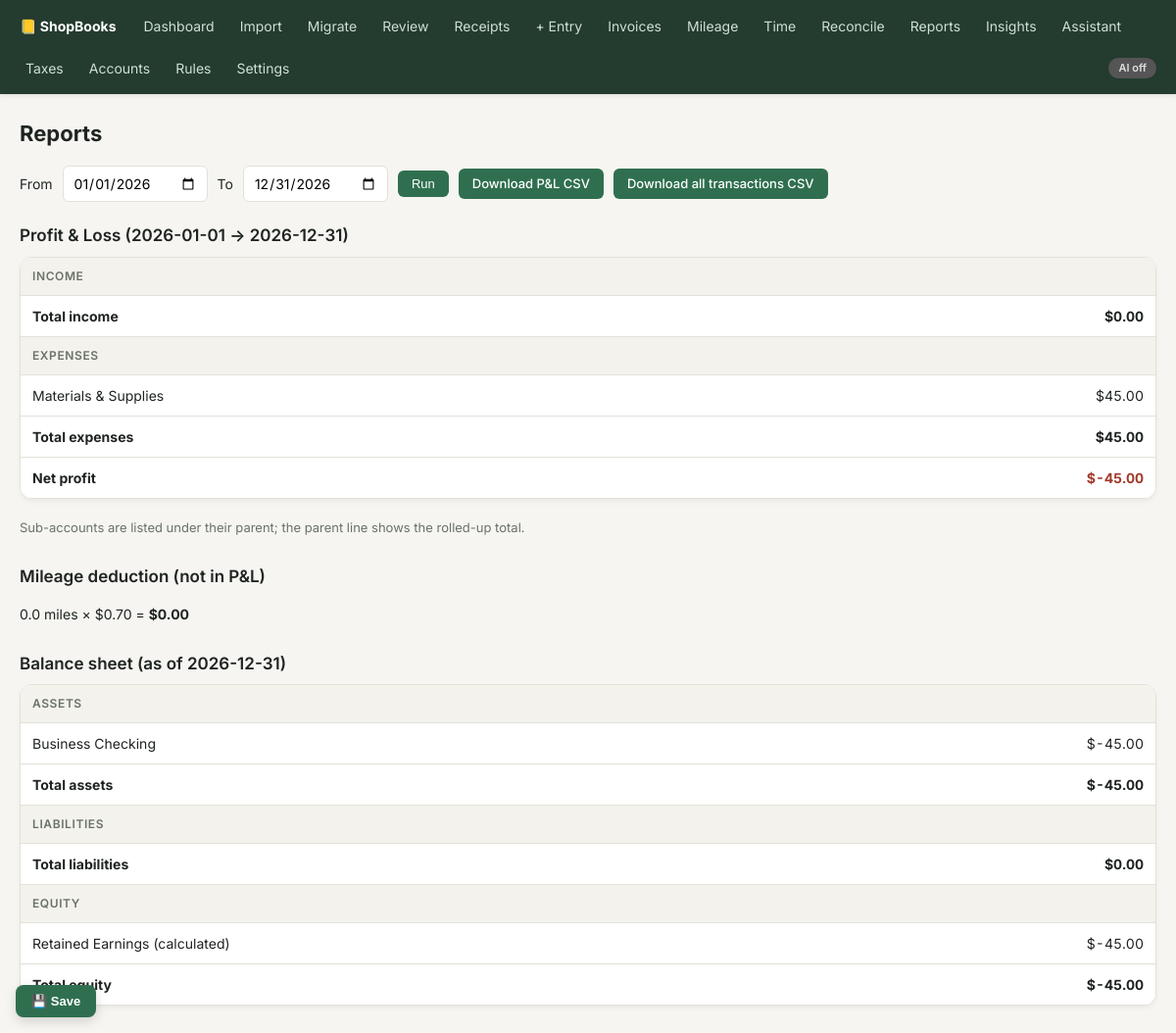
Page /reports on the committed database.
### tables this page shows
CREATE TABLE accounts(
  id INTEGER PRIMARY KEY,
  name TEXT UNIQUE NOT NULL,
  parent_id INTEGER REFERENCES accounts(id),  -- NULL = top-level; else a sub-account (2 levels max)
  type TEXT NOT NULL CHECK(type IN ('asset','liability','equity','income','expense')),
  kind TEXT NOT NULL DEFAULT 'category',   -- 'bank','card','category'
  active INTEGER NOT NULL DEFAULT 1,
  schedule_c_line TEXT
);

### app.py (the view)
@app.get("/reports", response_class=HTMLResponse)
def reports(request: Request, start: str = "", end: str = ""):
    con = db.connect()
    try:
        year = date_cls.today().year
        start = start or f"{year}-01-01"
        end = end or f"{year}-12-31"
        p = ledger.pnl(con, start, end)
        bs = ledger.balance_sheet(con, end)
        rate = float(db.get_setting(con, "mileage_rate", "0.70"))
        miles = con.execute("SELECT COALESCE(SUM(miles),0) m FROM mileage WHERE date BETWEEN ? AND ?",
                            (start, end)).fetchone()["m"]
        return templates.TemplateResponse(request, "reports.html", ctx(
            request, con, pnl=p, bs=bs, start=start, end=end, miles=miles, rate=rate,
            mileage_deduction=round(miles * rate * 100)))
    finally:
        con.close()

### templates/reports.html (shortened to what this page needs)
{% extends "base.html" %}
{% block content %}
{% macro section(items) %}
  {% for it in items %}
    {% if it.children %}
      <tr><td><strong>{{ it.name }}</strong></td><td class="num"><strong>${{ it.amount|money }}</strong></td></tr>
      {% if it.own %}<tr><td class="muted" style="padding-left:26px">{{ it.name }} (direct)</td><td class="num muted">${{ it.own|money }}</td></tr>{% endif %}
      {% for c in it.children %}<tr><td style="padding-left:26px">{{ c.name }}</td><td class="num">${{ c.amount|money }}</td></tr>{% endfor %}
    {% else %}
      <tr><td>{{ it.name }}</td><td class="num">${{ it.amount|money }}</td></tr>
    {% endif %}
  {% endfor %}
{% endmacro %}
<h1>Reports</h1>
<form method="get" class="toolbar">
  <label>From</label><input type="date" name="start" value="{{ start }}">
  <label>To</label><input type="date" name="end" value="{{ end }}">
  <button type="submit">Run</button>
  <a class="btn" href="/reports/pnl.csv?start={{ start }}&end={{ end }}">Download P&amp;L CSV</a>
  <a class="btn" href="/reports/transactions.csv?start={{ start }}&end={{ end }}">Download all transactions CSV</a>
</form>
<div class="section">
<h2>Profit &amp; Loss ({{ start }} → {{ end }})</h2>
<table>
  <tr><th colspan="2">Income</th></tr>
  <tr><td><strong>Total income</strong></td><td class="num"><strong>${{ pnl.total_income|money }}</strong></td></tr>
  <tr><th colspan="2">Expenses</th></tr>
  {{ section(pnl.expenses) }}
  <tr><td><strong>Total expenses</strong></td><td class="num"><strong>${{ pnl.total_expenses|money }}</strong></td></tr>
  <tr><td><strong>Net profit</strong></td><td class="num"><strong class="{{ 'neg' if pnl.net < 0 else 'pos' }}">${{ pnl.net|money }}</strong></td></tr>
</table>
<p class="muted">Sub-accounts are listed under their parent; the parent line shows the rolled-up total.</p>
</div>
<div class="section">
<h2>Mileage deduction (not in P&amp;L)</h2>
<p>{{ '%.1f'|format(miles) }} miles × ${{ '%.2f'|format(rate) }} = <strong>${{ mileage_deduction|money }}</strong></p>
</div>
<div class="section">
<h2>Balance sheet (as of {{ end }})</h2>
<table>
  <tr><th colspan="2">Assets</th></tr>
  {{ section(bs.assets) }}
  <tr><td><strong>Total assets</strong></td><td class="num"><strong>${{ bs.total_assets|money }}</strong></td></tr>
  <tr><th colspan="2">Liabilities</th></tr>
  <tr><td><strong>Total liabilities</strong></td><td class="num"><strong>${{ bs.total_liabilities|money }}</strong></td></tr>
  <tr><th colspan="2">Equity</th></tr>
  {{ section(bs.equity) }}
  <tr><td><strong>Total equity</strong></td><td class="num"><strong>${{ bs.total_equity|money }}</strong></td></tr>
</table>
</div>
{% endblock %}

### static/style.css (style rules this page uses)
:root { --bg: #f6f5f1; --card: #ffffff; --ink: #1f2421; --muted: #6b7268; --accent: #2f6f4f; --accent-ink: #ffffff; --line: #e3e1d8; --bad: #a33a2a; --good: #2f6f4f; --warn: #9a6b00; }
* { box-sizing: border-box; }
body { margin: 0; font: 14px/1.5 "Inter", system-ui, -apple-system, sans-serif; background: var(--bg); color: var(--ink); }
h1 { font-size: 22px; margin: 0 0 16px; font-weight: 700; }
h2 { font-size: 17px; margin: 22px 0 8px; font-weight: 600; }
table { width: 100%; border-collapse: collapse; background: var(--card); border: 1px solid var(--line); border-radius: 12px; overflow: hidden; box-shadow: 0 4px 6px -1px rgba(0,0,0,0.04), 0 2px 4px -1px rgba(0,0,0,0.02); }
th, td { padding: 10px 12px; text-align: left; border-bottom: 1px solid var(--line); vertical-align: middle; }
th { background: #f3f2ec; font-size: 12px; font-weight: 600; text-transform: uppercase; letter-spacing: .05em; color: var(--muted); }
tr:last-child td { border-bottom: none; }
td.num, th.num { text-align: right; font-variant-numeric: tabular-nums; white-space: nowrap; }
.neg { color: var(--bad); }
.muted { color: var(--muted); font-size: 13px; }
button, .btn { background: var(--accent); color: var(--accent-ink); border: none; border-radius: 6px; padding: 6px 14px; cursor: pointer; font-size: 13px; font-weight: 500; text-decoration: none; display: inline-block; transition: all 0.15s ease-in-out; }
input, select { padding: 6px 10px; border: 1px solid var(--line); border-radius: 6px; font: inherit; background: #fff; max-width: 100%; transition: all 0.15s ease-in-out; }
.section { margin-bottom: 28px; }
.toolbar { display: flex; gap: 10px; align-items: center; margin: 10px 0 14px; flex-wrap: wrap; }
.table-responsive table { border: none; margin: 0; border-radius: 0; box-shadow: none; }

### rows in the picture
accounts: name "Materials & Supplies", amount "45.00"
accounts: name "Business Checking", amount "-45.00"

### other values in the picture
{{ 'AI on' if ai_on else 'AI off' }} "AI off"
{{ start }} "2026-01-01"
{{ end }} "2026-12-31"
{{ pnl.total_income|money }} "0.00"
{{ pnl.total_expenses|money }} "45.00"
{{ pnl.net|money }} "-45.00"
{{ '%.1f'|format(miles) }} "0.0"
{{ '%.2f'|format(rate) }} "0.70"
{{ mileage_deduction|money }} "0.00"
{{ bs.total_assets|money }} "-45.00"
{{ bs.total_liabilities|money }} "0.00"
{{ it.name }} "Retained Earnings (calculated)"
{{ it.amount|money }} "-45.00"
{{ bs.total_equity|money }} "-45.00"
